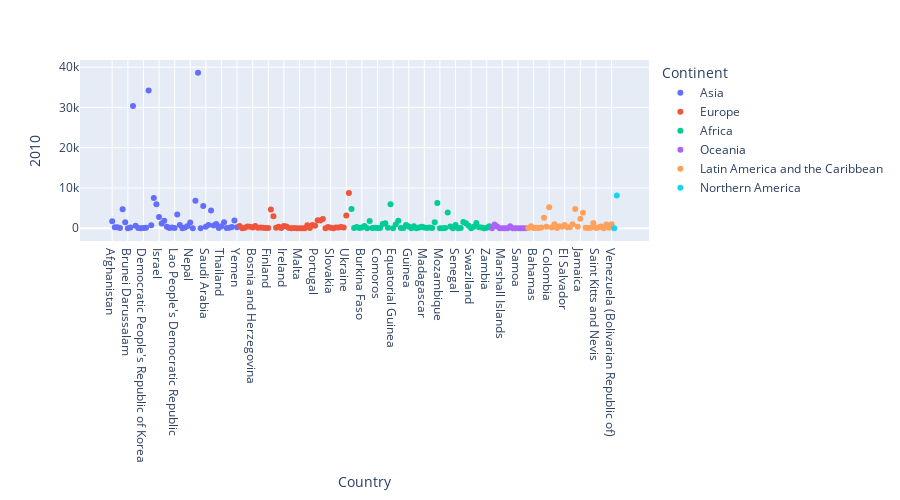

The notebook cell saved with this chart:
### Code cell
px.scatter(canada, x=canada.index, y='2010',color='Continent',height=500)

### Figure 1 — Plotly figure (JSON) as saved in the notebook; plotly's stock layout.template omitted (floating-point values rounded to 4 significant figures)
{"data": [{"hovertemplate": "Continent=Asia<br>Country=%{x}<br>2010=%{y}<extra></extra>", "legendgroup": "Asia", "marker": {"color": "#636efa", "symbol": "circle"}, "mode": "markers", "name": "Asia", "orientation": "v", "showlegend": true, "type": "scatter", "x": ["Afghanistan", "Armenia", "Azerbaijan", "Bahrain", "Bangladesh", "Bhutan", "Brunei Darussalam", "Cambodia", "China", "China, Hong Kong Special Administrative Region", "China, Macao Special Administrative Region", "Cyprus", "Democratic People's Republic of Korea", "Georgia", "India", "Indonesia", "Iran (Islamic Republic of)", "Iraq", "Israel", "Japan", "Jordan", "Kazakhstan", "Kuwait", "Kyrgyzstan", "Lao People's Democratic Republic", "Lebanon", "Malaysia", "Maldives", "Mongolia", "Myanmar", "Nepal", "Oman", "Pakistan", "Philippines", "Qatar", "Republic of Korea", "Saudi Arabia", "Singapore", "Sri Lanka", "State of Palestine", "Syrian Arab Republic", "Tajikistan", "Thailand", "Turkey", "Turkmenistan", "United Arab Emirates", "Uzbekistan", "Viet Nam", "Yemen"], "xaxis": "x", "y": [1758, 252, 209, 28, 4721, 1464, 12, 200, 30391, 623, 21, 18, 45, 126, 34235, 712, 7477, 5941, 2755, 1168, 1831, 377, 67, 157, 54, 3432, 802, 4, 169, 556, 1392, 14, 6811, 38617, 18, 5537, 330, 805, 4422, 654, 1039, 52, 499, 1492, 30, 86, 289, 1942, 211], "yaxis": "y"}, {"hovertemplate": "Continent=Europe<br>Country=%{x}<br>2010=%{y}<extra></extra>", "legendgroup": "Europe", "marker": {"color": "#EF553B", "symbol": "circle"}, "mode": "markers", "name": "Europe", "orientation": "v", "showlegend": true, "type": "scatter", "x": ["Albania", "Andorra", "Austria", "Belarus", "Belgium", "Bosnia and Herzegovina", "Bulgaria", "Croatia", "Czech Republic", "Denmark", "Estonia", "Finland", "France", "Germany", "Greece", "Hungary", "Iceland", "Ireland", "Italy", "Latvia", "Liechtenstein", "Lithuania", "Luxembourg", "Malta", "Monaco", "Montenegro", "Netherlands", "Norway", "Poland", "Portugal", "Republic of Moldova", "Romania", "Russian Federation", "San Marino", "Serbia", "Slovakia", "Slovenia", "Spain", "Sweden", "Switzerland", "The former Yugoslav Republic of Macedonia", "Ukraine", "United Kingdom of Great Britain and Northern Ireland"], "xaxis": "x", "y": [561, 0, 124, 438, 363, 168, 556, 91, 168, 92, 28, 63, 4646, 2956, 101, 354, 30, 547, 434, 70, 0, 57, 8, 17, 4, 14, 759, 46, 795, 629, 1988, 1922, 2288, 1, 271, 135, 12, 174, 159, 285, 188, 3159, 8724], "yaxis": "y"}, {"hovertemplate": "Continent=Africa<br>Country=%{x}<br>2010=%{y}<extra></extra>", "legendgroup": "Africa", "marker": {"color": "#00cc96", "symbol": "circle"}, "mode": "markers", "name": "Africa", "orientation": "v", "showlegend": true, "type": "scatter", "x": ["Algeria", "Angola", "Benin", "Botswana", "Burkina Faso", "Burundi", "Cabo Verde", "Cameroon", "Central African Republic", "Chad", "Comoros", "Congo", "Côte d'Ivoire", "Democratic Republic of the Congo", "Djibouti", "Egypt", "Equatorial Guinea", "Eritrea", "Ethiopia", "Gabon", "Gambia", "Ghana", "Guinea", "Guinea-Bissau", "Kenya", "Lesotho", "Liberia", "Libya", "Madagascar", "Malawi", "Mali", "Mauritania", "Mauritius", "Morocco", "Mozambique", "Namibia", "Niger", "Nigeria", "Rwanda", "Sao Tome and Principe", "Senegal", "Seychelles", "Sierra Leone", "Somalia", "South Africa", "Sudan", "Swaziland", "Togo", "Tunisia", "Uganda", "United Republic of Tanzania", "Western Sahara", "Zambia", "Zimbabwe"], "xaxis": "x", "y": [4752, 61, 290, 42, 186, 529, 3, 1800, 26, 98, 22, 75, 1066, 1239, 123, 5982, 4, 931, 1865, 64, 37, 802, 395, 2, 507, 7, 162, 384, 178, 28, 170, 74, 1455, 6242, 7, 16, 80, 3906, 396, 2, 765, 10, 63, 1528, 1238, 612, 3, 354, 1299, 216, 200, 0, 102, 494], "yaxis": "y"}, {"hovertemplate": "Continent=Oceania<br>Country=%{x}<br>2010=%{y}<extra></extra>", "legendgroup": "Oceania", "marker": {"color": "#ab63fa", "symbol": "circle"}, "mode": "markers", "name": "Oceania", "orientation": "v", "showlegend": true, "type": "scatter", "x": ["American Samoa", "Australia", "Fiji", "Kiribati", "Marshall Islands", "Nauru", "New Caledonia", "New Zealand", "Palau", "Papua New Guinea", "Samoa", "Tonga", "Tuvalu", "Vanuatu"], "xaxis": "x", "y": [0, 933, 398, 0, 0, 0, 0, 490, 0, 3, 5, 5, 0, 0], "yaxis": "y"}, {"hovertemplate": "Continent=Latin America and the Caribbean<br>Country=%{x}<br>2010=%{y}<extra></extra>", "legendgroup": "Latin America and the Caribbean", "marker": {"color": "#FFA15A", "symbol": "circle"}, "mode": "markers", "name": "Latin America and the Caribbean", "orientation": "v", "showlegend": true, "type": "scatter", "x": ["Antigua and Barbuda", "Argentina", "Bahamas", "Barbados", "Belize", "Bolivia (Plurinational State of)", "Brazil", "Chile", "Colombia", "Costa Rica", "Cuba", "Dominica", "Dominican Republic", "Ecuador", "El Salvador", "Grenada", "Guatemala", "Guyana", "Haiti", "Honduras", "Jamaica", "Mexico", "Nicaragua", "Panama", "Paraguay", "Peru", "Saint Kitts and Nevis", "Saint Lucia", "Saint Vincent and the Grenadines", "Suriname", "Trinidad and Tobago", "Uruguay", "Venezuela (Bolivarian Republic of)"], "xaxis": "x", "y": [27, 459, 25, 121, 39, 180, 2598, 340, 5218, 190, 961, 43, 479, 353, 787, 208, 266, 953, 4744, 386, 2321, 3865, 94, 65, 89, 1283, 22, 249, 434, 13, 915, 93, 998], "yaxis": "y"}, {"hovertemplate": "Continent=Northern America<br>Country=%{x}<br>2010=%{y}<extra></extra>", "legendgroup": "Northern America", "marker": {"color": "#19d3f3", "symbol": "circle"}, "mode": "markers", "name": "Northern America", "orientation": "v", "showlegend": true, "type": "scatter", "x": ["Canada", "United States of America"], "xaxis": "x", "y": [0, 8142], "yaxis": "y"}], "layout": {"height": 500, "legend": {"title": {"text": "Continent"}, "tracegroupgap": 0}, "margin": {"t": 60}, "xaxis": {"anchor": "y", "domain": [0, 1], "title": {"text": "Country"}}, "yaxis": {"anchor": "x", "domain": [0, 1], "title": {"text": "2010"}}}}
